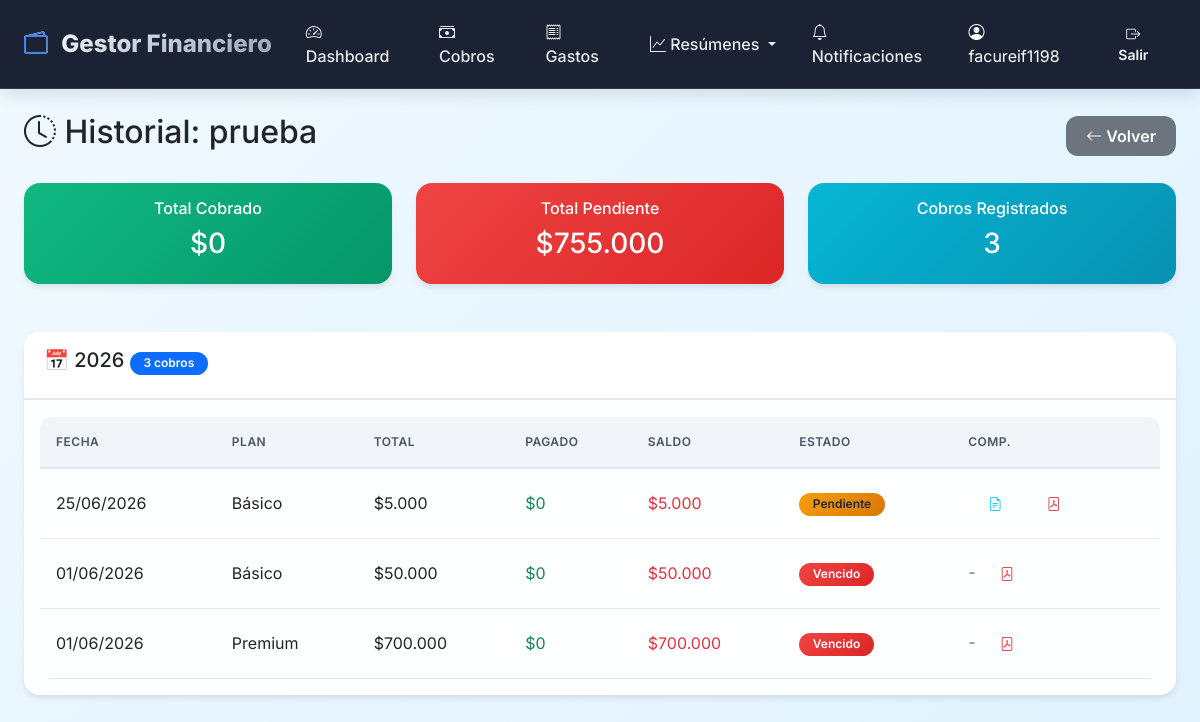
Screenshot of /cobros/historial/prueba/ (signed in) with the database file from the repository.
### finances/models.py (models this page shows, shortened)
class Cobro(models.Model):
    ESTADO_CHOICES = [
        ('pendiente', 'Pendiente'),
        ('pagado', 'Pagado'),
        ('parcial', 'Pago Parcial'),
        ('vencido', 'Vencido'),
        ('cancelado', 'Cancelado'),
    ]
    FORMA_PAGO_CHOICES = [
        ('transferencia', 'Transferencia'),
        ('efectivo', 'Efectivo'),
        ('cheque', 'Cheque'),
        ('debito_automatico', 'Débito Automático'),
        ('otro', 'Otro'),
    ]
    PERIODICIDAD_CHOICES = [
        ('unico', 'Único'),
        ('semanal', 'Semanal'),
        ('quincenal', 'Quincenal'),
        ('mensual', 'Mensual'),
        ('bimestral', 'Bimestral'),
        ('trimestral', 'Trimestral'),
        ('semestral', 'Semestral'),
        ('anual', 'Anual'),
    ]
    usuario = models.ForeignKey(User, on_delete=models.CASCADE, null=True, blank=True)
    nombre_cliente = models.CharField(max_length=200, verbose_name='Cliente/Empresa')
    cliente = models.ForeignKey(Cliente, on_delete=models.SET_NULL, null=True, blank=True,
                           verbose_name='Cliente (opcional)', related_name='cobros')
    sistema = models.CharField(max_length=200, blank=True, verbose_name='Sistema',
                               help_text='Ej: Sistema de Concesionaria')
    plan = models.CharField(max_length=100, blank=True, verbose_name='Plan',
                           help_text='Ej: Básico, Premium')
    monto_total = models.DecimalField(max_digits=12, decimal_places=2, verbose_name='Monto a cobrar')
    monto_pagado = models.DecimalField(max_digits=12, decimal_places=2, default=0, verbose_name='Monto pagado')
    saldo = models.DecimalField(max_digits=12, decimal_places=2, default=0, verbose_name='Saldo pendiente')
    fecha_emision = models.DateField(default=timezone.now, verbose_name='Fecha de emisión')
    fecha_vencimiento = models.DateField(verbose_name='Fecha de vencimiento')
    fecha_pago = models.DateField(null=True, blank=True, verbose_name='Fecha de pago')
    estado = models.CharField(max_length=15, choices=ESTADO_CHOICES, default='pendiente')
    forma_pago = models.CharField(max_length=20, choices=FORMA_PAGO_CHOICES, default='transferencia')
    comprobante = models.FileField(upload_to='comprobantes/%Y/%m/', null=True, blank=True,
                                   verbose_name='Comprobante')
    es_recurrente = models.BooleanField(default=True, verbose_name='Es recurrente')
    periodicidad = models.CharField(max_length=20, choices=PERIODICIDAD_CHOICES, default='mensual')
    observaciones = models.TextField(blank=True)
    creado = models.DateTimeField(auto_now_add=True)
    actualizado = models.DateTimeField(auto_now=True)
    meses_a_generar = models.IntegerField(default=1, verbose_name='Meses a generar',
                                         help_text='Cantidad de meses a generar por adelantado')
    ajuste_precio_cada = models.IntegerField(default=0, verbose_name='Ajuste de precio cada N meses',
                                            help_text='0 = sin ajuste, 3 = cada 3 meses')
    porcentaje_ajuste = models.DecimalField(max_digits=5, decimal_places=2, default=0,
                                           verbose_name='% de ajuste',
                                           help_text='Porcentaje de aumento (ej: 10 para 10%)')
    class Meta:
        ordering = ['-fecha_vencimiento']
        verbose_name = 'Cobro'
        verbose_name_plural = 'Cobros'

### finances/views.py (the view)
# urls.py: path('cobros/historial/<str:nombre>/', views.historial_cliente, name='historial_cliente'),
@login_required
def historial_cliente(request, nombre):
    actualizar_cobros_vencidos()
    cobros = Cobro.objects.filter(
        usuario=request.user,
        nombre_cliente__icontains=nombre
    ).order_by('-fecha_vencimiento')
    historial = {}
    for c in cobros:
        año = c.fecha_vencimiento.year
        if año not in historial:
            historial[año] = []
        historial[año].append(c)
    cliente = None
    if cobros.exists():
        cliente = cobros.first().cliente
        if not cliente:
            cliente = Cliente.objects.filter(
                usuario=request.user
            ).filter(
                Q(nombre__icontains=nombre) | Q(nombre_contacto__icontains=nombre)
            ).first()
    context = {
        'nombre': nombre,
        'historial': dict(sorted(historial.items(), reverse=True)),
        'total_cobros': cobros.count(),
        'total_cobrado': cobros.aggregate(total=Sum('monto_pagado'))['total'] or 0,
        'total_pendiente': cobros.aggregate(total=Sum('saldo'))['total'] or 0,
        'cliente': cliente,
    }
    return render(request, 'finances/historial_cliente.html', context)

### finances/views.py (called while the page is built, shortened)
def hoy_local():
    return timezone.localtime(timezone.now()).date()

def actualizar_cobros_vencidos():
    hoy = hoy_local()
    cobros_vencidos = Cobro.objects.filter(
        estado__in=['pendiente', 'parcial'],
        fecha_vencimiento__lt=hoy
    )
    actualizados = cobros_vencidos.update(estado='vencido')
    return actualizados

### finances/templates/finances/historial_cliente.html (shortened to what this page needs)
{% extends 'finances/base.html' %}
{% load humanize %}
{% block content %}
<div class="d-flex justify-content-between align-items-center mb-4">
    <h2><i class="bi bi-clock-history"></i> Historial: {{ nombre }}</h2>
    <div>
        <a href="{% url 'lista_cobros' %}" class="btn btn-secondary">
            <i class="bi bi-arrow-left"></i> Volver
        </a>
    </div>
</div>
<div class="row mb-4">
    <div class="col-md-4">
        <div class="card bg-success text-white">
            <div class="card-body text-center">
                <h6>Total Cobrado</h6>
                <h3>${{ total_cobrado|floatformat:0|intcomma }}</h3>
            </div>
        </div>
    </div>
    <div class="col-md-4">
        <div class="card bg-danger text-white">
            <div class="card-body text-center">
                <h6>Total Pendiente</h6>
                <h3>${{ total_pendiente|floatformat:0|intcomma }}</h3>
            </div>
        </div>
    </div>
    <div class="col-md-4">
        <div class="card bg-info text-white">
            <div class="card-body text-center">
                <h6>Cobros Registrados</h6>
                <h3>{{ total_cobros }}</h3>
            </div>
        </div>
    </div>
</div>
{% for año, cobros in historial.items %}
<div class="card mb-4">
    <div class="card-header">
        <h5>📅 {{ año }} <span class="badge bg-primary">{{ cobros|length }} cobros</span></h5>
    </div>
    <div class="card-body">
        <div class="table-responsive">
            <table class="table table-hover">
                <thead>
                    <tr>
                        <th>Fecha</th>
                        <th>Plan</th>
                        <th>Total</th>
                        <th>Pagado</th>
                        <th>Saldo</th>
                        <th>Estado</th>
                        <th>Comp.</th>
                    </tr>
                </thead>
                <tbody>
                    {% for c in cobros %}
                    <tr>
                        <td>{{ c.fecha_vencimiento|date:"d/m/Y" }}</td>
                        <td>{{ c.plan|default:"-" }}</td>
                        <td>${{ c.monto_total|floatformat:0|intcomma }}</td>
                        <td class="text-success">${{ c.monto_pagado|floatformat:0|intcomma }}</td>
                        <td class="{% if c.saldo > 0 %}text-danger{% endif %}">
                            ${{ c.saldo|floatformat:0|intcomma }}
                        </td>
                        <td>
                            {% if c.estado == 'pagado' %}
                                <span class="badge bg-success">Pagado</span>
                            {% elif c.estado == 'pendiente' %}
                                <span class="badge bg-warning">Pendiente</span>
                            {% elif c.estado == 'parcial' %}
                                <span class="badge bg-info">Parcial</span>
                            {% elif c.estado == 'vencido' %}
                                <span class="badge bg-danger">Vencido</span>
                            {% endif %}
                        </td>
                        <td>
                            {% if c.comprobante %}
                                <a href="{{ c.comprobante.url }}" target="_blank" class="btn btn-sm btn-outline-info" title="Ver comprobante">
                                    <i class="bi bi-file-earmark-text"></i>
                                </a>
                            {% else %}
                                <span class="text-muted">-</span>
                            {% endif %}
                            <a href="{% url 'comprobante_pdf' c.id %}" class="btn btn-sm btn-outline-danger" title="Descargar PDF">
                                <i class="bi bi-file-pdf"></i>
                            </a>
                        </td>
                    </tr>
                    {% endfor %}
                </tbody>
            </table>
        </div>
    </div>
</div>
{% empty %}
<div class="alert alert-info text-center py-5">
    <h4>No hay cobros registrados para "{{ nombre }}"</h4>
</div>
{% endfor %}
{% endblock %}

### finances/templates/finances/base.html (shortened to what this page needs)
<!DOCTYPE html>
<html lang="es">
<head>
    <link href="https://cdn.jsdelivr.net/npm/bootstrap@5.1.3/dist/css/bootstrap.min.css" rel="stylesheet">
    <link rel="stylesheet" href="https://cdn.jsdelivr.net/npm/bootstrap-icons@1.8.1/font/bootstrap-icons.css">
</head>
<body>
    <nav class="navbar navbar-expand-lg navbar-dark mb-4">
        <div class="container">
            <a class="navbar-brand" href="{% url 'dashboard' %}">
                <i class="bi bi-wallet2"></i> Gestor Financiero
            </a>
            <div class="collapse navbar-collapse" id="navbarNav">
                <ul class="navbar-nav me-auto">
                    <li class="nav-item">
                        <a class="nav-link" href="{% url 'dashboard' %}">
                            <i class="bi bi-speedometer2"></i> Dashboard
                        </a>
                    </li>
                    <li class="nav-item">
                        <a class="nav-link" href="{% url 'lista_cobros' %}">
                            <i class="bi bi-cash-stack"></i> Cobros
                        </a>
                    </li>
                    <li class="nav-item">
                        <a class="nav-link" href="{% url 'lista_gastos' %}">
                            <i class="bi bi-receipt"></i> Gastos
                        </a>
                    </li>
                    <li class="nav-item dropdown">
                        <a class="nav-link dropdown-toggle" href="#" data-bs-toggle="dropdown">
                            <i class="bi bi-graph-up"></i> Resúmenes
                        </a>
                    </li>
                    <li class="nav-item">
                        <a class="nav-link" href="{% url 'notificaciones' %}">
                            <i class="bi bi-bell"></i> Notificaciones
                        </a>
                    </li>
                </ul>
                <div class="d-none d-lg-flex align-items-center ms-3">
                    <span class="text-white me-3">
                        <i class="bi bi-person-circle"></i> {{ user.username }}
                    </span>
                    <a href="{% url 'logout' %}" class="btn btn-outline-light btn-sm">
                        <i class="bi bi-box-arrow-right"></i> Salir
                    </a>
                </div>
            </div>
        </div>
    </nav>
    <div class="container">
        {% block content %}{% endblock %}
    </div>
</body>
</html>

### finances/templates/finances/base.html (style rules this page uses)
:root { --primary: #0f172a; --primary-light: #1e293b; --accent: #3b82f6; --accent-hover: #2563eb; --success: #10b981; --danger: #ef4444; --warning: #f59e0b; --info: #06b6d4; --gray-50: #f8fafc; --gray-100: #f1f5f9; --gray-200: #e2e8f0; --gray-600: #475569; --gray-800: #1e293b; --shadow-sm: 0 1px 2px 0 rgb(0 0 0 / 0.05); --shadow-md: 0 4px 6px -1px rgb(0 0 0 / 0.1); --shadow-lg: 0 10px 15px -3px rgb(0 0 0 / 0.1); --radius-lg: 1rem; --radius-md: 0.75rem; }
* { margin: 0; padding: 0; box-sizing: border-box; }
body { background: linear-gradient(135deg, #f0f9ff 0%, #e0f2fe 100%); font-family: 'Inter', -apple-system, BlinkMacSystemFont, 'Segoe UI', Roboto, sans-serif; min-height: 100vh; overflow-x: hidden; }
.navbar { background: rgba(15, 23, 42, 0.95) !important; backdrop-filter: blur(10px); box-shadow: var(--shadow-lg); border-bottom: 1px solid rgba(255,255,255,0.1); padding: 0.75rem 0; position: relative; z-index: 1050; }
.navbar-brand { font-weight: 800; font-size: 1.5rem; background: linear-gradient(135deg, #fff, #94a3b8); -webkit-background-clip: text; background-clip: text; color: transparent !important; }
.navbar-brand i { background: none; -webkit-background-clip: unset; background-clip: unset; color: var(--accent) !important; margin-right: 8px; }
.navbar-nav { align-items: center; }
.nav-link { font-weight: 500; transition: all 0.2s ease; border-radius: var(--radius-md); padding: 0.5rem 1rem !important; margin: 0 2px; color: rgba(255,255,255,0.9) !important; }
.card { border: none; border-radius: var(--radius-lg); background: rgba(255, 255, 255, 0.95); backdrop-filter: blur(4px); box-shadow: var(--shadow-md); transition: transform 0.2s ease, box-shadow 0.2s ease; overflow: hidden; margin-bottom: 1.5rem; }
.card-header { background: rgba(255,255,255,0.98); border-bottom: 2px solid var(--gray-200); padding: 1rem 1.25rem; font-weight: 700; }
.table-responsive { border-radius: var(--radius-md); overflow-x: auto; }
.table { margin-bottom: 0; vertical-align: middle; }
.table thead th { background: var(--gray-100); color: var(--gray-600); font-weight: 600; text-transform: uppercase; font-size: 0.75rem; letter-spacing: 0.5px; padding: 1rem; border-bottom: 2px solid var(--gray-200); }
.table tbody tr { transition: all 0.2s; border-bottom: 1px solid var(--gray-200); }
.table tbody td { padding: 1rem; vertical-align: middle; }
.badge { padding: 0.35rem 0.85rem; font-weight: 600; border-radius: 2rem; font-size: 0.75rem; }
.bg-success { background: linear-gradient(135deg, var(--success), #059669) !important; }
.bg-danger { background: linear-gradient(135deg, var(--danger), #dc2626) !important; }
.bg-warning { background: linear-gradient(135deg, var(--warning), #d97706) !important; color: #1e293b !important; }
.bg-info { background: linear-gradient(135deg, var(--info), #0891b2) !important; }
.btn { border-radius: var(--radius-md); font-weight: 600; padding: 0.5rem 1.25rem; transition: all 0.2s; border: none; }
.card, .metric-card, .alert { animation: fadeInUp 0.4s ease-out; }
.table tbody tr { animation: fadeInUp 0.3s ease-out backwards; }
.table tbody tr:nth-child(1) { animation-delay: 0.05s; }
.table tbody tr:nth-child(2) { animation-delay: 0.1s; }
.table tbody tr:nth-child(3) { animation-delay: 0.15s; }
.container { max-width: 1400px; padding: 0 1.5rem; }
.mb-4 { margin-bottom: 1.5rem !important; }

### rows the page displays
Cobro: nombre_cliente "prueba", fecha_vencimiento "01/06/2026", plan "Básico", monto_total "50.000", monto_pagado "0", saldo "50.000", estado "Vencido"
Cobro: año "2026", cobros "3", fecha_vencimiento "25/06/2026", plan "Básico", monto_total "5.000", monto_pagado "0", saldo "5.000", estado "Pendiente"
Cobro: fecha_vencimiento "01/06/2026", plan "Premium", monto_total "700.000", monto_pagado "0", saldo "700.000", estado "Vencido"

### other values shown
{{ user.username }} "facureif1198"
{{ total_cobrado|floatformat:0|intcomma }} "0"
{{ total_pendiente|floatformat:0|intcomma }} "755.000"
{{ total_cobros }} "3"
